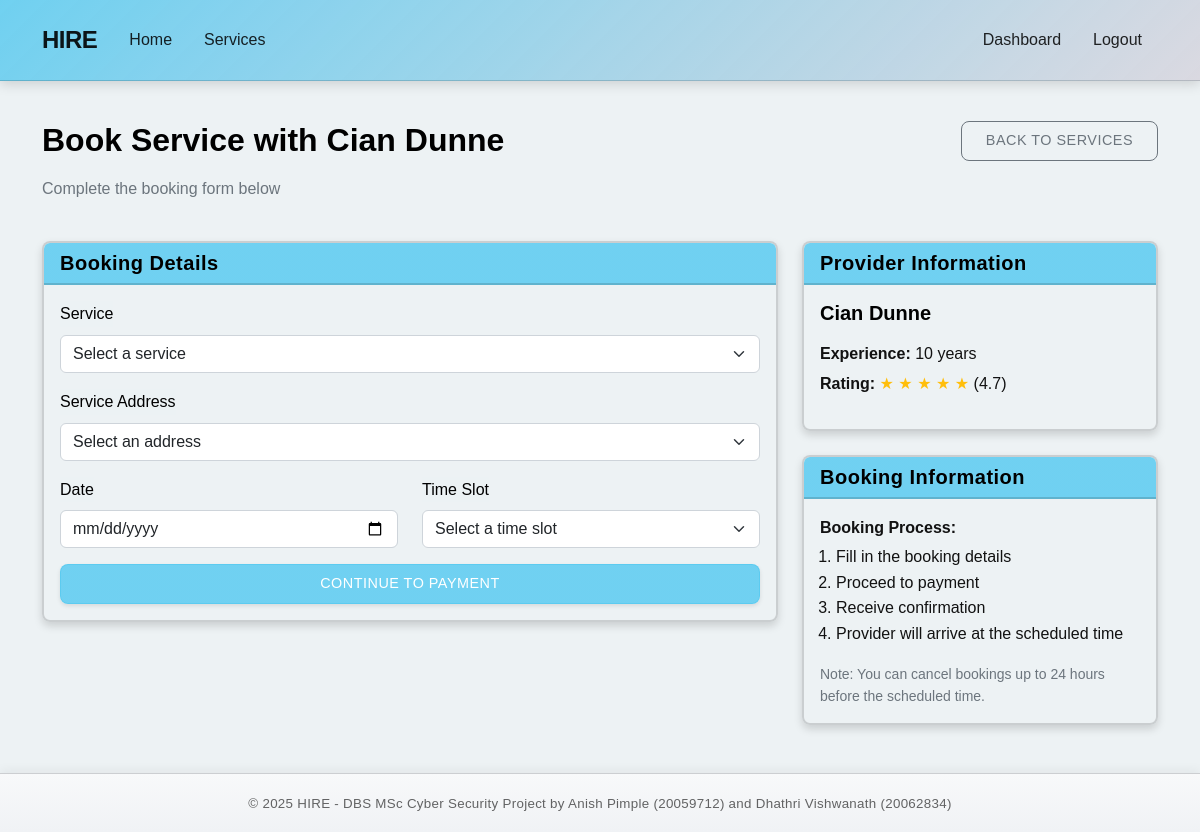
Page /booking/create/4 (signed in) on the committed database.
### models.py (models this page shows, shortened)
class Provider(db.Model):
    __tablename__ = 'providers'
    id = db.Column(db.Integer, primary_key=True)
    email = db.Column(db.String(100), unique=True, nullable=False)
    phone = db.Column(db.String(15), unique=True, nullable=False)
    password_hash = db.Column(db.String(128), nullable=False)
    first_name = db.Column(db.String(50), nullable=False)
    last_name = db.Column(db.String(50), nullable=False)
    verification_document = db.Column(db.String(255), nullable=False)
    experience_years = db.Column(db.Integer, default=0)
    is_available = db.Column(db.Boolean, default=True)
    avg_rating = db.Column(db.Float, nullable=True)
    is_verified = db.Column(db.Boolean, default=False)
    created_at = db.Column(db.DateTime, default=datetime.utcnow)
    addresses = db.relationship('Address', backref='provider', lazy=True,
                              foreign_keys='Address.provider_id')
    services = db.relationship('ProviderCategory', backref='provider', lazy=True)
    bookings = db.relationship('Booking', backref='provider', lazy=True)
    def get_full_name(self):
        return f"{self.first_name} {self.last_name}"

### routes.py (the view, shortened to what this page needs)
@booking_bp.route('/create/<int:provider_id>', methods=['GET', 'POST'])
def create_booking(provider_id):
    customer = get_current_user()
    if not customer or not isinstance(customer, Customer):
        flash('Please log in as a customer', 'warning')
        return redirect(url_for('customer.login'))
    provider = Provider.query.get_or_404(provider_id)
    provider_categories = ProviderCategory.query.filter_by(provider_id=provider_id).all()
    addresses = Address.query.filter_by(customer_id=customer.id).all()
    if not addresses:
        flash('Please add an address first', 'warning')
        return redirect(url_for('customer.add_address'))
    time_slots = [
        '09:00', '10:00', '11:00',
        '13:00', '14:00', '15:00',
        '16:00', '17:00'
    ]
    return render_template(
        'booking/create.html',
        provider=provider,
        provider_categories=provider_categories,
        addresses=addresses,
        time_slots=time_slots,
        min_date=datetime.now().date() + timedelta(days=1)
    )

### app.py (called while the page is built)
@app.context_processor
def inject_env_variables():
    return dict(
        GOOGLE_MAPS_API_KEY=os.getenv('GOOGLE_MAPS_API_KEY')
    )

@app.context_processor
def utility_processor():
    def format_datetime(value, format='%d %b, %Y %H:%M'):
        """Format a datetime object to string"""
        if value is None:
            return ""
        return value.strftime(format)
    def format_currency(value):
        """Format a number as currency"""
        if value is None:
            return "€0.00"
        return f"${value:.2f}"
    return dict(
        format_datetime=format_datetime,
        format_currency=format_currency
    )

### models.py (called while the page is built)
    def get_full_address(self):
        return f"{self.address_line}, {self.city}, {self.state} {self.postal_code}"

### routes.py (called while the page is built)
def get_current_user():
    user_id = session.get('user_id')
    user_type = session.get('user_type')
    if not user_id or not user_type:
        return None
    if user_type == 'customer':
        return Customer.query.get(user_id)
    elif user_type == 'provider':
        return Provider.query.get(user_id)
    return None

### templates/booking/create.html (shortened to what this page needs)
{% extends "base.html" %}
{% block content %}
<div class="row mb-4">
    <div class="col-md-8">
        <h2>Book Service with {{ provider.get_full_name() }}</h2>
        <p class="text-muted">Complete the booking form below</p>
    </div>
    <div class="col-md-4 text-end">
        <a href="{{ url_for('service.service_list') }}" class="btn btn-outline-secondary">Back to Services</a>
    </div>
</div>
<div class="row">
    <div class="col-md-8">
        <div class="card">
            <div class="card-header">
                <h5 class="card-title mb-0">Booking Details</h5>
            </div>
            <div class="card-body">
                <form action="{{ url_for('booking.create_booking', provider_id=provider.id) }}" method="post">
                    <div class="mb-3">
                        <label for="category_id" class="form-label">Service</label>
                        <select class="form-select" id="category_id" name="category_id" required>
                            <option value="" selected disabled>Select a service</option>
                        </select>
                    </div>
                    <div class="mb-3">
                        <label for="address_id" class="form-label">Service Address</label>
                        <select class="form-select" id="address_id" name="address_id" required>
                            <option value="" selected disabled>Select an address</option>
                        </select>
                    </div>
                    <div class="row mb-3">
                        <div class="col-md-6">
                            <label for="booking_date" class="form-label">Date</label>
                            <input type="date" class="form-control" id="booking_date" name="booking_date" required
                                  min="{{ min_date.strftime('%Y-%m-%d') }}">
                        </div>
                        <div class="col-md-6">
                            <label for="time_slot" class="form-label">Time Slot</label>
                            <select class="form-select" id="time_slot" name="time_slot" required>
                                <option value="" selected disabled>Select a time slot</option>
                            </select>
                        </div>
                    </div>
                    <div class="d-grid gap-2">
                        <button type="submit" class="btn btn-primary">Continue to Payment</button>
                    </div>
                </form>
            </div>
        </div>
    </div>
    <div class="col-md-4">
        <div class="card mb-4">
            <div class="card-header">
                <h5 class="card-title mb-0">Provider Information</h5>
            </div>
            <div class="card-body">
                <h5>{{ provider.get_full_name() }}</h5>
                <p class="mb-1"><strong>Experience:</strong> {{ provider.experience_years }} years</p>
                <p class="mb-3">
                    <strong>Rating:</strong>
                    {% if provider.avg_rating %}
                        {% for i in range(5) %}
                            {% if i < provider.avg_rating|int %}
                                <span class="text-warning">★</span>
                            {% elif i < provider.avg_rating|round(0, 'ceil')|int and (provider.avg_rating % 1) >= 0.5 %}
                                <span class="text-warning">★</span>
                            {% else %}
                                <span class="text-secondary">★</span>
                            {% endif %}
                        {% endfor %}
                        ({{ provider.avg_rating|round(1) }})
                    {% else %}
                        No ratings yet
                    {% endif %}
                </p>
            </div>
        </div>
        <div class="card">
            <div class="card-header">
                <h5 class="card-title mb-0">Booking Information</h5>
            </div>
            <div class="card-body">
                <p class="mb-1"><strong>Booking Process:</strong></p>
                <ol class="ps-3">
                    <li>Fill in the booking details</li>
                    <li>Proceed to payment</li>
                    <li>Receive confirmation</li>
                    <li>Provider will arrive at the scheduled time</li>
                </ol>
                <p class="mb-0 text-muted small">Note: You can cancel bookings up to 24 hours before the scheduled time.</p>
            </div>
        </div>
    </div>
</div>
{% endblock %}

### static/css/style.css (style rules this page uses)
:root { --primary-color: #58caf0d6; --secondary-color: #200b7bb7; --accent-color: #3586a1d6; --light-color: #121212; --dark-color: #dad9e1; --darker-color: #b0cfdb; --surface-color: #edf2f4f7; --surface-color-hover: #cae6ef; --success-color: #2dc653; --warning-color: #ffbe0b; --danger-color: #a52b2d8e; --border-radius: 0.5rem; --box-shadow: 0 0.5rem 1rem rgba(0, 0, 0, 0.1); --transition: all 0.3s ease; }
body { min-height: 100vh; display: flex; flex-direction: column; font-family: 'DotGothic16', sans-serif; color: var(--light-color); background-color: var(--surface-color); line-height: 1.6; }
h1, h2, h3, h4, h5, h6 { font-family: 'DotGothic16', sans-serif; font-weight: 700; margin-bottom: 1rem; color: black; }
.btn { border-radius: var(--border-radius); padding: 0.5rem 1.5rem; font-weight: 500; transition: var(--transition); text-transform: uppercase; letter-spacing: 0.5px; font-size: 0.9rem; }
.btn-primary { background: linear-gradient(135deg, var(--primary-color), var(--primary-color) 90%); border-color: var(--primary-color); color: white; box-shadow: 0 2px 4px rgba(0, 0, 0, 0.1); }
.card { border-radius: var(--border-radius); border: 2px solid rgba(0, 0, 0, 0.15); background-color: var(--surface-color); box-shadow: 0 0.25rem 0.5rem rgba(0, 0, 0, 0.15); transition: var(--transition); overflow: hidden; color: var(--light-color); }
.card-header { background: linear-gradient(135deg, var(--primary-color), var(--primary-color) 85%); border-bottom: 2px solid rgba(0, 0, 0, 0.15); font-weight: 700; letter-spacing: 0.5px; }
.card-title { color: black; }
.form-label { color: black; background-color: var(--surface-color); }
.text-warning { color: var(--warning-color) !important; }
input, select, textarea { background-color: var(--surface-color); border: 1px solid rgba(0, 0, 0, 0.1); color: var(--light-color); }

### rows in the picture
Provider: get_full_name "Cian Dunne", experience_years "10", avg_rating "4.7"
